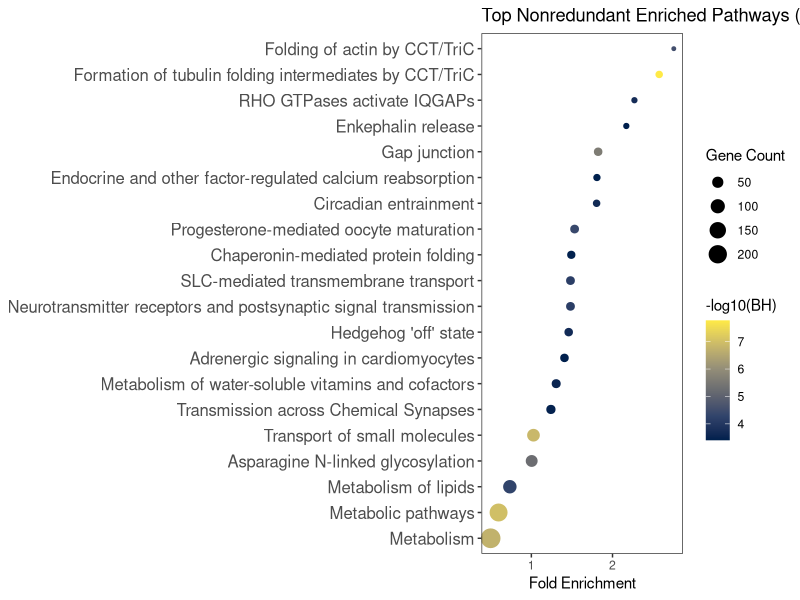
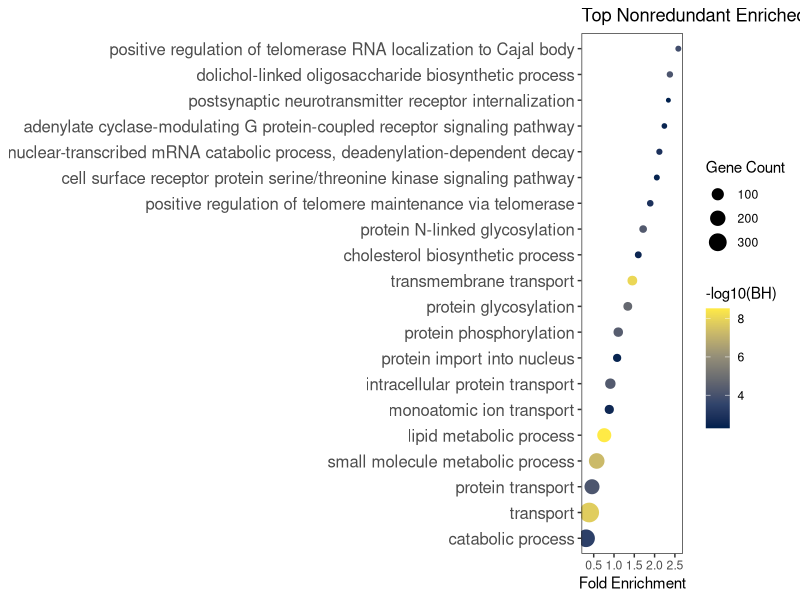
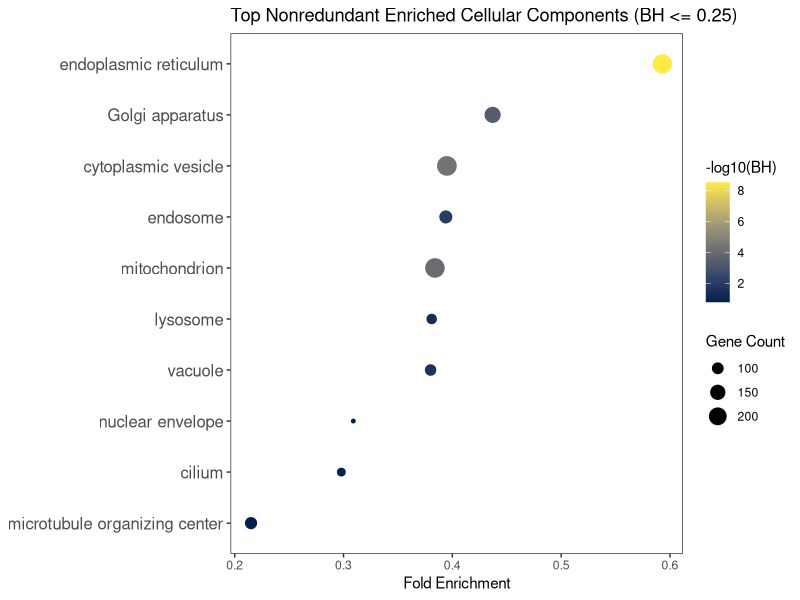
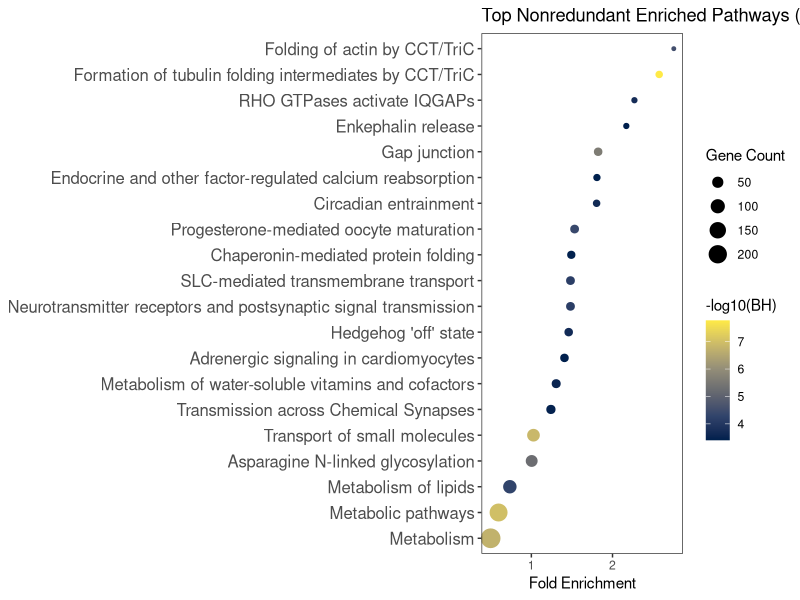
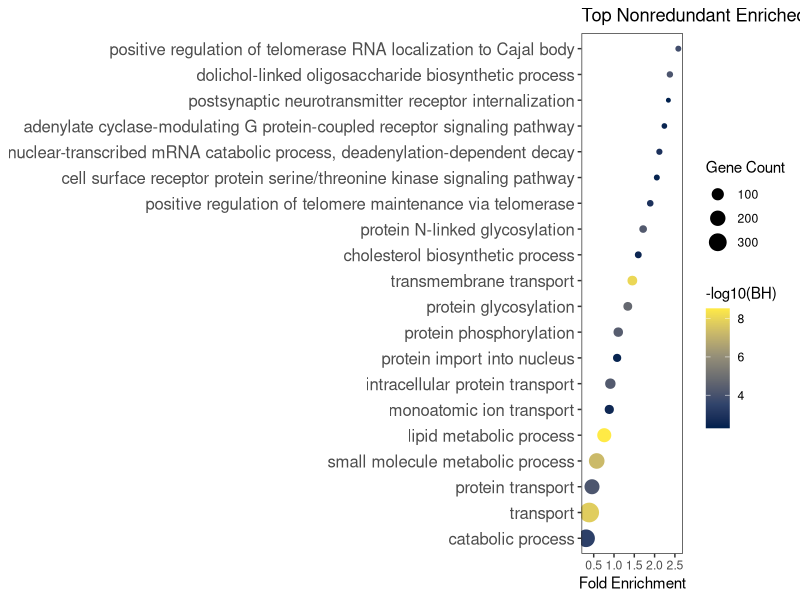
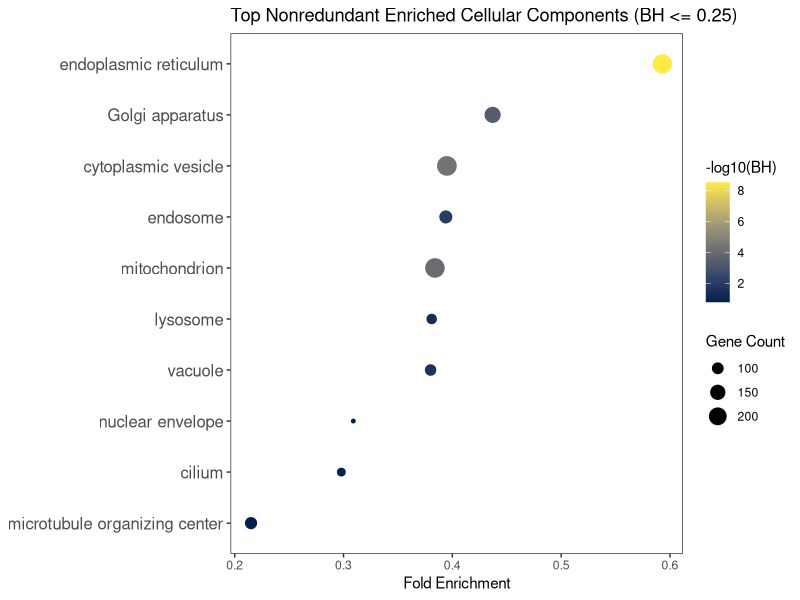

Recreate these plots in R, in order.
library(dplyr)
library(ggplot2)
library(readr)
library(stringr)
library(forcats)
library(viridis)

# ---------------------------------------------------------
# 1. INPUT
# ---------------------------------------------------------

enrich_df <- read.csv(
  "Proteomic_output_txts/PANGEA_results/Acute_100vsVeh_100uMenrichment_2026-04-06 135232.csv",
  check.names = FALSE,
  stringsAsFactors = FALSE
)

outdir <- "Proteomic_Figs/PANGEA_top_terms_plots/Acute_100vsVeh_100uMenrichment/dotplots/"
dir.create(outdir, recursive = TRUE, showWarnings = FALSE)

bh_cutoff <- 0.25

# number of terms to plot after redundancy reduction
n_pathway_terms <- 20
n_bp_terms <- 20
n_cc_terms <- 10

# redundancy settings
remove_near_duplicates <- TRUE
jaccard_cutoff <- 0.9   # terms with highly overlaping enriched genes are treated as redundant

colnames(enrich_df)

# ---------------------------------------------------------
# 2. CLEAN COLUMN TYPES
# ---------------------------------------------------------

enrich_df <- enrich_df %>%
  mutate(
    `Fold Enrichment` = as.numeric(`log2 fold`),
    `Benjamini & Hochberg` = as.numeric(`Benjamini & Hochberg`)
  )

# ---------------------------------------------------------
# 3. FIND OVERLAP GENE COLUMN
# ---------------------------------------------------------

candidate_overlap_cols <- c(
  "Overlap Gene Symbols",
  "Overlaping Gene Symbols",
  "Shared Gene Symbols",
  "Genes in Overlap",
  "Gene Symbols",
  "Input gene(s) in this gene set",
  "Genes",
  "Overlap Genes",
  "overlap_genes"
)

overlap_col <- candidate_overlap_cols[candidate_overlap_cols %in% colnames(enrich_df)][1]

if (is.na(overlap_col) || length(overlap_col) == 0) {
  stop(
    paste0(
      "Could not find the overlap gene column.\n",
      "Available columns are:\n",
      paste(colnames(enrich_df), collapse = "\n")
    )
  )
}

message("Using overlap gene column: ", overlap_col)

# ---------------------------------------------------------
# 4. HELPER FUNCTIONS
# ---------------------------------------------------------

normalize_term_name <- function(x) {
  x %>%
    str_to_lower() %>%
    str_replace_all("[^a-z0-9 ]+", " ") %>%
    str_squish()
}

parse_gene_set <- function(x) {
  if (is.na(x) || x == "") return(character(0))
  
  genes <- unlist(str_split(x, "\\s*[,;/|]\\s*"))
  genes <- str_trim(genes)
  genes <- genes[genes != ""]
  genes <- unique(genes)
  genes
}

canonical_gene_set_string <- function(x) {
  genes <- parse_gene_set(x)
  if (length(genes) == 0) return(NA_character_)
  paste(sort(genes), collapse = ";")
}

jaccard_similarity <- function(a, b) {
  a <- unique(a)
  b <- unique(b)
  
  if (length(a) == 0 && length(b) == 0) return(1)
  if (length(a) == 0 || length(b) == 0) return(0)
  
  inter <- length(intersect(a, b))
  union <- length(union(a, b))
  inter / union
}

reduce_redundant_terms <- function(df,
                                   n_terms,
                                   bh_cutoff,
                                   overlap_col,
                                   remove_near_duplicates = TRUE,
                                   jaccard_cutoff = 0.85) {
  
  if (nrow(df) == 0) {
    return(df[0, , drop = FALSE])
  }
  
  # prepare a working table
  work_df <- df %>%
    filter(
      !is.na(`Fold Enrichment`),
      !is.na(`Benjamini & Hochberg`),
      `Benjamini & Hochberg` <= bh_cutoff
    ) %>%
    mutate(
      term_norm = normalize_term_name(`Gene Set Name`),
      overlap_string = vapply(.data[[overlap_col]], canonical_gene_set_string, character(1)),
      overlap_count = vapply(.data[[overlap_col]], function(x) length(parse_gene_set(x)), integer(1))
    ) %>%
    arrange(`Benjamini & Hochberg`, desc(`Fold Enrichment`), desc(overlap_count)) %>%
    distinct(`Gene Set Name`, .keep_all = TRUE)
  
  if (nrow(work_df) == 0) {
    return(work_df)
  }
  
  # 1) remove exact duplicates by overlap gene set
  exact_dedup_df <- work_df %>%
    mutate(overlap_string = if_else(is.na(overlap_string), paste0("NO_OVERLAP_", row_number()), overlap_string)) %>%
    distinct(overlap_string, .keep_all = TRUE)
  
  if (!remove_near_duplicates) {
    return(exact_dedup_df %>% slice_head(n = n_terms))
  }
  
  # 2) greedy removal of near-duplicate terms based on Jaccard similarity
  kept_rows <- vector("list", length = 0)
  kept_gene_sets <- list()
  
  for (i in seq_len(nrow(exact_dedup_df))) {
    current_row <- exact_dedup_df[i, , drop = FALSE]
    current_genes <- parse_gene_set(current_row[[overlap_col]])
    
    is_redundant <- FALSE
    
    if (length(kept_gene_sets) > 0) {
      sims <- vapply(kept_gene_sets, function(gs) jaccard_similarity(current_genes, gs), numeric(1))
      if (any(sims >= jaccard_cutoff, na.rm = TRUE)) {
        is_redundant <- TRUE
      }
    }
    
    if (!is_redundant) {
      kept_rows[[length(kept_rows) + 1]] <- current_row
      kept_gene_sets[[length(kept_gene_sets) + 1]] <- current_genes
    }
  }
  
  out_df <- bind_rows(kept_rows)
  
  out_df %>%
    slice_head(n = n_terms)
}

make_enrichment_plot <- function(df,
                                 n_terms,
                                 title_text,
                                 out_file,
                                 bh_cutoff,
                                 overlap_col,
                                 remove_near_duplicates = TRUE,
                                 jaccard_cutoff = 0.85) {
  
  if (nrow(df) == 0) {
    message("No rows found for: ", title_text)
    return(NULL)
  }
  
  plot_df <- reduce_redundant_terms(
    df = df,
    n_terms = n_terms,
    bh_cutoff = bh_cutoff,
    overlap_col = overlap_col,
    remove_near_duplicates = remove_near_duplicates,
    jaccard_cutoff = jaccard_cutoff
  )
  
  if (nrow(plot_df) == 0) {
    message("No significant nonredundant rows after BH filtering for: ", title_text)
    return(NULL)
  }
  
  plot_df <- plot_df %>%
    mutate(
      `Gene Set Name` = fct_reorder(`Gene Set Name`, `Fold Enrichment`)
    )
  
  p <- ggplot(
    plot_df,
    aes(
      x = `Fold Enrichment`,
      y = fct_reorder(`Gene Set Name`, `Fold Enrichment`),
      size = `Count Overlap Gene`,
      color = -log10(`Benjamini & Hochberg`)
    )
  ) +
    geom_point() +
    scale_color_viridis_c(option = "cividis") +
    labs(
      title = title_text,
      x = "Fold Enrichment",
      y = NULL,
      color = "-log10(BH)",
      size = "Gene Count"
    ) +
    theme_bw() +
    theme(
      panel.grid = element_blank(),
      axis.text.y = element_text(size = 12)
    )
  
  print(p)
  
  ggsave(
    filename = file.path(outdir, out_file),
    plot = p,
    width = 10,
    height = 7
  )
  
  return(plot_df)
}

# ---------------------------------------------------------
# 5. DEFINE CATEGORIES
# ---------------------------------------------------------

pathway_categories <- c(
  "REACTOME pathway",
  "PANTHER Pathway H.sap",
  "KEGG Pathway H.sap"
)

bp_categories <- c(
  "GO Biological Processes",
  "Direct GO Biological Processes",
  "SLIM2 GO BP"
)

cc_categories <- c(
  "GO Cellular Component",
  "Direct GO Cellular Component",
  "SLIM2 GO CC"
)

# ---------------------------------------------------------
# 6. SUBSET TABLES
# ---------------------------------------------------------

pathway_df <- enrich_df %>%
  filter(`Gene Set Category` %in% pathway_categories)

bp_df <- enrich_df %>%
  filter(`Gene Set Category` %in% bp_categories)

cc_df <- enrich_df %>%
  filter(`Gene Set Category` %in% cc_categories)

# ---------------------------------------------------------
# 7. MAKE PLOTS
# ---------------------------------------------------------

top_pathways <- make_enrichment_plot(
  df = pathway_df,
  n_terms = n_pathway_terms,
  title_text = paste0(
    "Top Nonredundant Enriched Pathways (BH <= ", bh_cutoff, ")"
  ),
  out_file = "top_nonredundant_pathways.pdf",
  bh_cutoff = bh_cutoff,
  overlap_col = overlap_col,
  remove_near_duplicates = remove_near_duplicates,
  jaccard_cutoff = jaccard_cutoff
)

top_bp <- make_enrichment_plot(
  df = bp_df,
  n_terms = n_bp_terms,
  title_text = paste0(
    "Top Nonredundant Enriched Biological Processes (BH <= ", bh_cutoff, ")"
  ),
  out_file = "top_nonredundant_biological_processes.pdf",
  bh_cutoff = bh_cutoff,
  overlap_col = overlap_col,
  remove_near_duplicates = remove_near_duplicates,
  jaccard_cutoff = jaccard_cutoff
)

top_cc <- make_enrichment_plot(
  df = cc_df,
  n_terms = n_cc_terms,
  title_text = paste0(
    "Top Nonredundant Enriched Cellular Components (BH <= ", bh_cutoff, ")"
  ),
  out_file = "top_nonredundant_cellular_components.pdf",
  bh_cutoff = bh_cutoff,
  overlap_col = overlap_col,
  remove_near_duplicates = remove_near_duplicates,
  jaccard_cutoff = jaccard_cutoff
)

# ---------------------------------------------------------
# 8. WRITE TABLES USED FOR EACH PLOT
# ---------------------------------------------------------

if (!is.null(top_pathways)) {
  write.csv(
    top_pathways,
    file.path(outdir, "top_nonredundant_pathways.csv"),
    row.names = FALSE
  )
}

if (!is.null(top_bp)) {
  write.csv(
    top_bp,
    file.path(outdir, "top_nonredundant_biological_processes.csv"),
    row.names = FALSE
  )
}

if (!is.null(top_cc)) {
  write.csv(
    top_cc,
    file.path(outdir, "top_nonredundant_cellular_components.csv"),
    row.names = FALSE
  )
}
